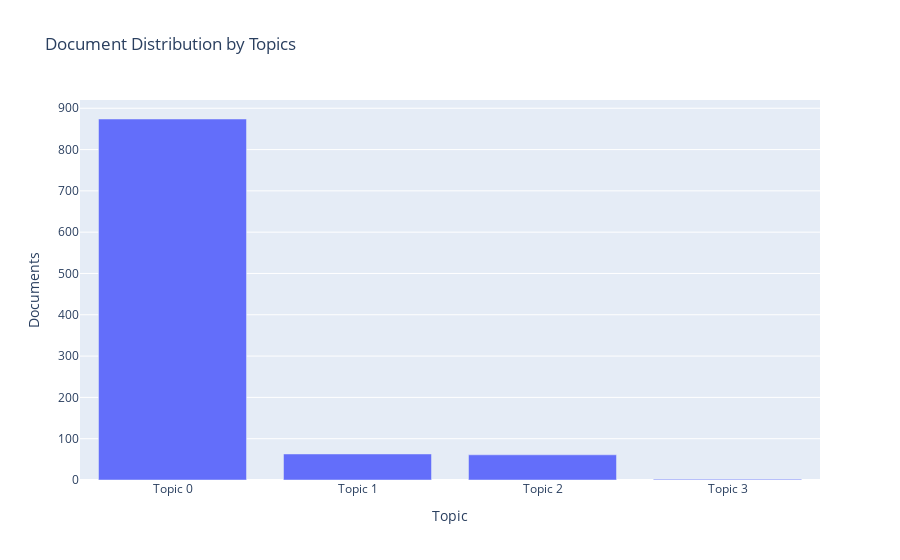

Source (notebook cell):
### Code cell
plot_model(hdp, plot = 'topic_distribution')

### Figure 1 — Plotly figure (JSON) as saved in the notebook; plotly's stock layout.template omitted (floating-point values rounded to 4 significant figures)
{"data": [{"alignmentgroup": "True", "customdata": [["work, group, top, small, family, certain, medical, rinse, talente, start"], ["jacinto, faith, continune, decorate, apply, trinitario, filled, reinforce, till, nairobi"], ["move, work, raise, dissapoint, necessary, wathenge, fare, increase, unpaid, instability"], ["intensify, healthcare, boiler, lowland, dry, chic, background, main_economic_activity, embu, package"]], "hovertemplate": "Topic=%{x}<br>Documents=%{y}<br>Keyword=%{customdata[0]}<extra></extra>", "legendgroup": "", "marker": {"color": "#636efa", "pattern": {"shape": ""}}, "name": "", "offsetgroup": "", "orientation": "v", "showlegend": false, "textposition": "auto", "type": "bar", "x": ["Topic 0", "Topic 1", "Topic 2", "Topic 3"], "xaxis": "x", "y": [874, 63, 61, 2], "yaxis": "y"}], "layout": {"autosize": true, "barmode": "relative", "legend": {"tracegroupgap": 0}, "title": {"text": "Document Distribution by Topics"}, "xaxis": {"anchor": "y", "autorange": true, "domain": [0, 1], "range": [-0.5, 3.5], "title": {"text": "Topic"}, "type": "category"}, "yaxis": {"anchor": "x", "autorange": true, "domain": [0, 1], "range": [0, 920], "title": {"text": "Documents"}, "type": "linear"}}}
